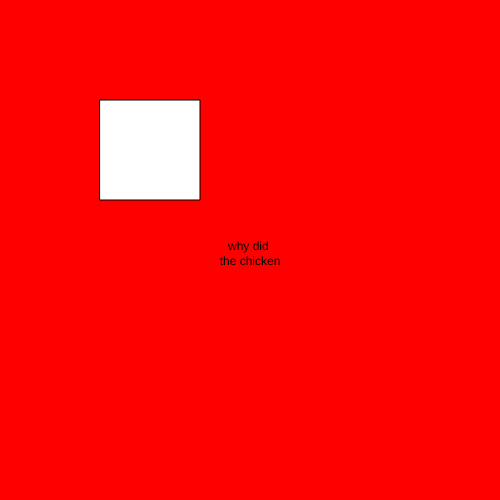
Frame 1 (no input)
Frame 60 (no input): identical to frame 1, image omitted
Frame 120 (the mouse pressed at the canvas centre since frame 60): identical to frame 1, image omitted

The p5.js sketch that drew this single still picture (run headless with seeded random() and noise() and a simulated clock; from frame 60 on, the mouse is pressed at the canvas centre):

// p5.js sketch
// ── sketch.js
let state = 0 ;

function setup() {
  createCanvas(500, 500);
  textAlign(CENTER) ;
}

function draw() {
  switch (state) {
   case 0 :
      background("red") ;
      text("why did \nthe chicken", width / 2, height / 2) ;
       break ;

    case 1:
      background("blue") ;
      text("because", width / 2, height / 2) ;
      break ;
  }

  rect(100, 100, 100, 100) ;
}

function mouseReleased() {

  if (mouseX > 100 && mouseX < 200 && mouseY > 100 && mouseY < 200) {
state++ ;
if (state > 1) state = 0 ;
}
}
